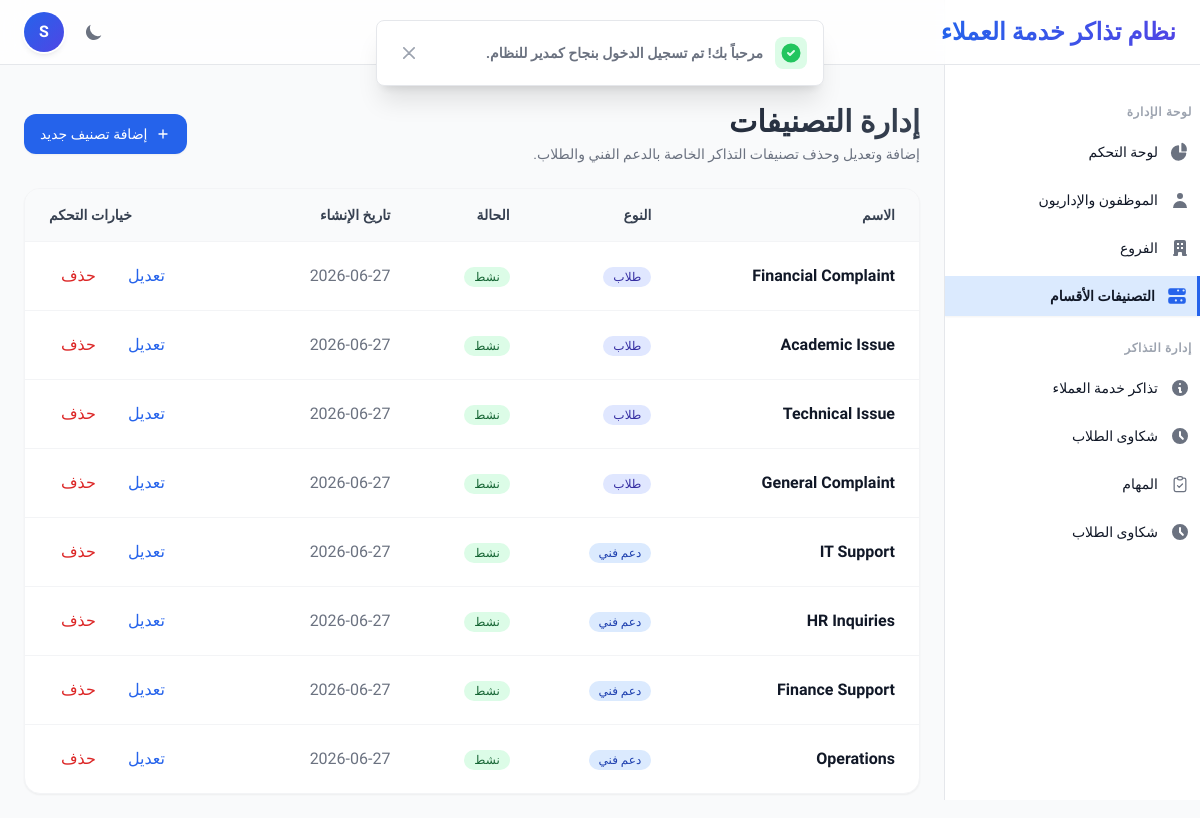
The app's page /admin/categories.php (signed in) with its own data.
### tables this page shows
CREATE TABLE IF NOT EXISTS `categories` (
    `id` INT AUTO_INCREMENT PRIMARY KEY,
    `name` VARCHAR(150) NOT NULL,
    `type` ENUM('student','support') NOT NULL,
    `status` ENUM('active','inactive') DEFAULT 'active',
    `created_at` TIMESTAMP DEFAULT CURRENT_TIMESTAMP
);

### admin/categories.php (the view, shortened to what this page needs)
<?php
$db = getDBConnection();
$pageParams = get_pagination_params(10);
$categories = [];
try {
    $stmt = $db->prepare("SELECT * FROM categories ORDER BY type ASC, id ASC LIMIT :limit OFFSET :offset");
    $stmt->bindValue(':limit', $pageParams['perPage'], PDO::PARAM_INT);
    $stmt->bindValue(':offset', $pageParams['offset'], PDO::PARAM_INT);
    $stmt->execute();
    $categories = $stmt->fetchAll();
} catch (PDOException $e) {
    error_log("Categories list fetch error: " . $e->getMessage());
}
require_once __DIR__ . '/../includes/header.php';
require_once __DIR__ . '/../includes/sidebar.php';
?>
<main class="p-6 space-y-6 flex-1">
    <div class="flex flex-col md:flex-row md:items-center md:justify-between space-y-4 md:space-y-0">
        <div>
            <h1 class="text-3xl font-bold bg-gradient-to-r from-gray-900 to-gray-700 dark:from-white dark:to-gray-300 bg-clip-text text-transparent">
            </h1>
            <p class="mt-1 text-sm text-gray-500 dark:text-gray-400">
                إضافة وتعديل وحذف تصنيفات التذاكر الخاصة بالدعم الفني والطلاب.
            </p>
        </div>
        <div>
            <button data-modal-target="add-category-modal" data-modal-toggle="add-category-modal" type="button" class="inline-flex items-center px-4 py-2.5 text-sm font-medium text-white bg-blue-600 hover:bg-blue-700 focus:ring-4 focus:outline-none focus:ring-blue-300 rounded-xl shadow-sm dark:bg-blue-600 dark:hover:bg-blue-700 transition-all">
                <svg class="w-4 h-4 ml-2" fill="none" stroke="currentColor" viewBox="0 0 24 24" xmlns="http://www.w3.org/2000/svg">
                    <path stroke-linecap="round" stroke-linejoin="round" stroke-width="2" d="M12 6v6m0 0v6m0-6h6m-6 0H6"/>
                </svg>
                إضافة تصنيف جديد
            </button>
        </div>
    </div>
    <div class="bg-white border border-gray-100 rounded-2xl shadow-sm dark:bg-gray-800 dark:border-gray-700 overflow-hidden">
        <div class="overflow-x-auto">
            <table class="w-full text-base text-right text-gray-500 dark:text-gray-400">
                <thead class="text-sm text-gray-700 uppercase bg-gray-50 dark:bg-gray-700 dark:text-gray-400 border-b border-gray-100 dark:border-gray-700">
                    <tr>
                        <th scope="col" class="px-6 py-4">الاسم</th>
                        <th scope="col" class="px-6 py-4">النوع</th>
                        <th scope="col" class="px-6 py-4">الحالة</th>
                        <th scope="col" class="px-6 py-4">تاريخ الإنشاء</th>
                        <th scope="col" class="px-6 py-4 text-left">خيارات التحكم</th>
                    </tr>
                </thead>
                <tbody class="divide-y divide-gray-100 dark:divide-gray-700">
                    <?php if (empty($categories)): ?>
                        <tr>
                            <td colspan="5" class="px-6 py-8 text-center text-gray-500 dark:text-gray-400">
                                لا يوجد تصنيفات مسجلة بالنظام حتى الآن.
                            </td>
                        </tr>
                    <?php else: ?>
                        <?php foreach ($categories as $cat): ?>
                            <tr class="hover:bg-gray-50/50 dark:hover:bg-gray-700/30 transition-colors">
                                <td class="px-6 py-4 font-semibold text-gray-900 dark:text-white"><?php echo htmlspecialchars($cat['name']); ?></td>
                                <td class="px-6 py-4">
                                    <?php if ($cat['type'] === 'support'): ?>
                                        <span class="inline-flex items-center px-2.5 py-0.5 text-xs font-medium rounded-full bg-blue-100 text-blue-800 dark:bg-blue-900 dark:text-blue-200">
                                            دعم فني
                                        </span>
                                    <?php else: ?>
                                        <span class="inline-flex items-center px-2.5 py-0.5 text-xs font-medium rounded-full bg-indigo-100 text-indigo-800 dark:bg-indigo-900 dark:text-indigo-200">
                                            طلاب
                                        </span>
                                    <?php endif; ?>
                                </td>
                                <td class="px-6 py-4">
                                    <?php if ($cat['status'] === 'active'): ?>
                                        <span class="inline-flex items-center px-2.5 py-0.5 text-xs font-medium rounded-full bg-green-100 text-green-800 dark:bg-green-900 dark:text-green-200">
                                            نشط
                                        </span>
                                    <?php else: ?>
                                        <span class="inline-flex items-center px-2.5 py-0.5 text-xs font-medium rounded-full bg-red-100 text-red-800 dark:bg-red-900 dark:text-red-200">
                                            غير نشط
                                        </span>
                                    <?php endif; ?>
                                </td>
                                <td class="px-6 py-4 text-base">
                                    <?php echo date('Y-m-d', strtotime($cat['created_at'])); ?>
                                </td>
                                <td class="px-6 py-4 text-left flex items-center justify-end gap-2">
                                    <button data-modal-target="edit-cat-modal-<?php echo $cat['id']; ?>" data-modal-toggle="edit-cat-modal-<?php echo $cat['id']; ?>" class="font-medium text-blue-600 dark:text-blue-500 hover:underline px-3 py-1.5 hover:bg-blue-50 dark:hover:bg-blue-900/20 rounded-lg transition-colors">
                                        تعديل
                                    </button>
                                    <button data-modal-target="delete-cat-modal-<?php echo $cat['id']; ?>" data-modal-toggle="delete-cat-modal-<?php echo $cat['id']; ?>" class="font-medium text-red-600 dark:text-red-500 hover:underline px-3 py-1.5 hover:bg-red-50 dark:hover:bg-red-900/20 rounded-lg transition-colors">
                                        حذف
                                    </button>
                                </td>
                            </tr>
                        <?php endforeach; ?>
                    <?php endif; ?>
                </tbody>
            </table>
        </div>
    </div>
</main>
<?php
require_once __DIR__ . '/../includes/footer.php';
?>

### records on screen
categories: name "Financial Complaint", type "طلاب", status "نشط", created_at "2026-06-27"
categories: name "Academic Issue", type "طلاب", status "نشط", created_at "2026-06-27"
categories: name "Technical Issue", type "طلاب", status "نشط", created_at "2026-06-27"
categories: name "General Complaint", type "طلاب", status "نشط", created_at "2026-06-27"
categories: name "IT Support", type "دعم فني", status "نشط", created_at "2026-06-27"
categories: name "HR Inquiries", type "دعم فني", status "نشط", created_at "2026-06-27"
categories: name "Finance Support", type "دعم فني", status "نشط", created_at "2026-06-27"
categories: name "Operations", type "دعم فني", status "نشط", created_at "2026-06-27"

### other values on screen
mb_substr($_SESSION['user_name'] ?? 'م', 0, 1, 'UTF-8') "S"
$_SESSION['success'] "مرحباً بك! تم تسجيل الدخول بنجاح كمدير للنظام."
